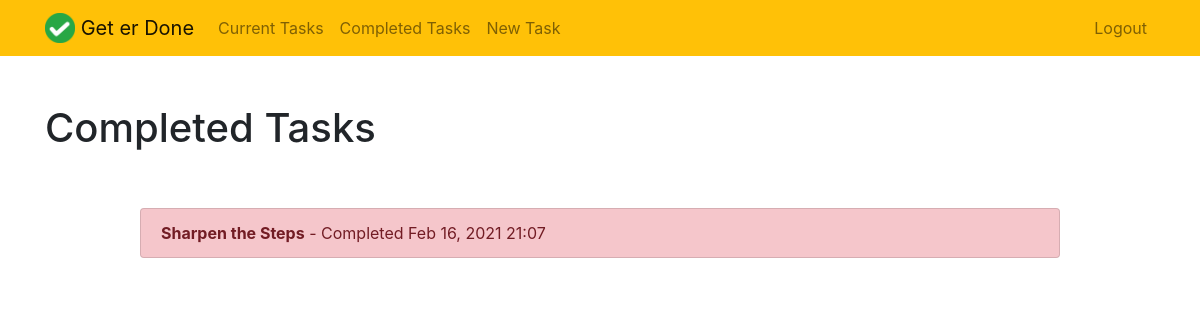
The app's page /completed/ (signed in), older data.
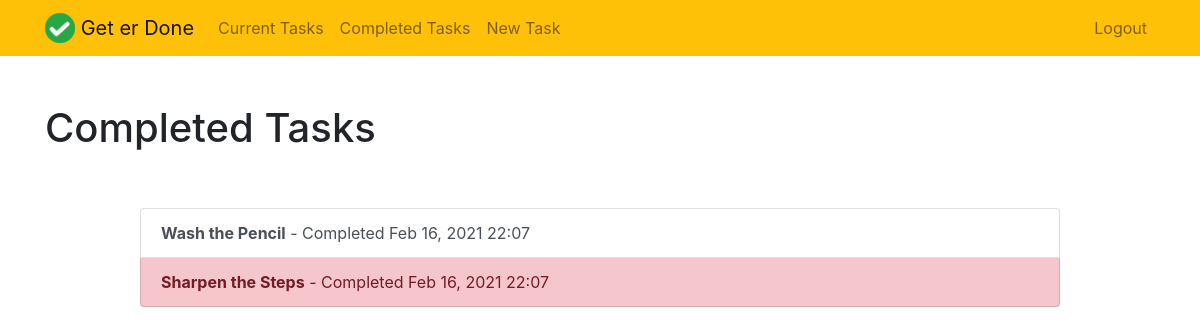
The same page, newer data.
### todo/models.py (models this page shows, shortened)
class Todo(models.Model):
    title = models.CharField(max_length=150)
    memo = models.TextField(max_length=500, blank=True)
    created = models.DateTimeField(auto_now_add=True)
    completed = models.DateTimeField(null=True, blank=True)
    important = models.BooleanField(default=False)
    user = models.ForeignKey(User, on_delete=models.CASCADE)

### todo/views.py (the view)
# urls.py: path('completed/', views.completedtodos, name='completedtodos'),
@login_required
def completedtodos(request):
    todos = Todo.objects.filter(user=request.user, completed__isnull=False).order_by('-completed')
    return render(request, 'todo/completedtodos.html', {'todos': todos})

### todo/templates/todo/completedtodos.html
{% extends 'todo/base.html' %}
{% block content %}
    <div class="row justify-container-center mt-5">
        <div class="col-md-10">
            <h1>Completed Tasks</h1>
        </div>
    </div>
    <div class="row justify-content-center mt-5">
        <div class="col-md-10">
            <div class="list-group">
                {% for todo in todos %}
                    <a href="{% url 'viewtodo' todo.id %}" class="
                        list-group-item
                        list-group-item-action
                        {% if todo.important %} list-group-item-danger{% endif %}
                    ">
                        <b>{{ todo.title }}</b> - Completed
                        {{ todo.completed|date:'M j, Y H:i' }}
                    </a>
                {% endfor %}
            </div>
        </div>
    </div>
{% endblock content %}

Row changes from the older to the newer data that the page shows:
now on this page (row edited): Todo: title "Wash the Pencil", completed "Feb 16, 2021 22:07", important False (drawn)
changed Todo "Sharpen the Steps": completed "Feb 16, 2021 21:07" → "Feb 16, 2021 22:07"
